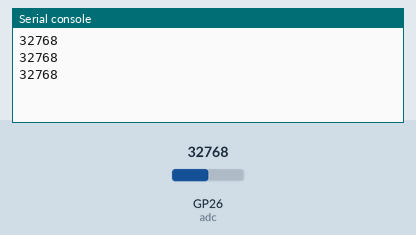
This program was run on a simulated Raspberry Pi Pico running MicroPython. Parts: the last lines printed to the serial console. The inputs (shaded band) are chosen by the test bench; at power-on: GP26 (adc) = 32768 (analog values on the 0–65535 scale).

Above: at 1.2 s.
1.3 s: GP26 (adc) set to 45874
At 1.9 s:
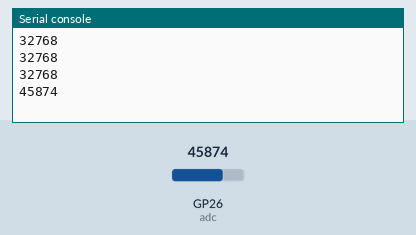
2.8 s: GP26 (adc) set to 57670
At 3.4 s:
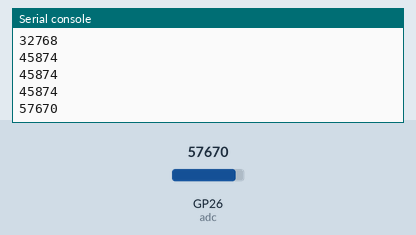
Timing chart, 0 to 5.8 s (numbered marks = the images above; inputs shaded):
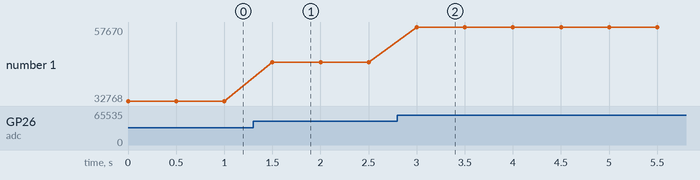

Measured:
- after the input at 1.3 s, the serial console: prints a new line after 0.20 s (image 1)
- after the input at 2.8 s, the serial console: prints a new line after 0.20 s (image 2)
- plotted number 1: 32768 → 45874 after the input at 1.3 s, 45874 → 57670 after the input at 2.8 s

The program:

pico_gasSensor.py
```python
# from machine import Pin
# import utime
#
# gasSensor = Pin(16, Pin.IN, Pin.PULL_UP)
#
# while True:
#     print(gasSensor.value())
#     if gasSensor.value() == 1:
#         print("gas not detected")
#         utime.sleep(0.2)
#     else:
#         print("gas detected")
#         utime.sleep(0.2)


#------- Analog Gas Sensor reading ----------#
from machine import ADC, Pin
import utime

adc = ADC(Pin(26))

while True:
    print(adc.read_u16())
    utime.sleep(0.5)
```
